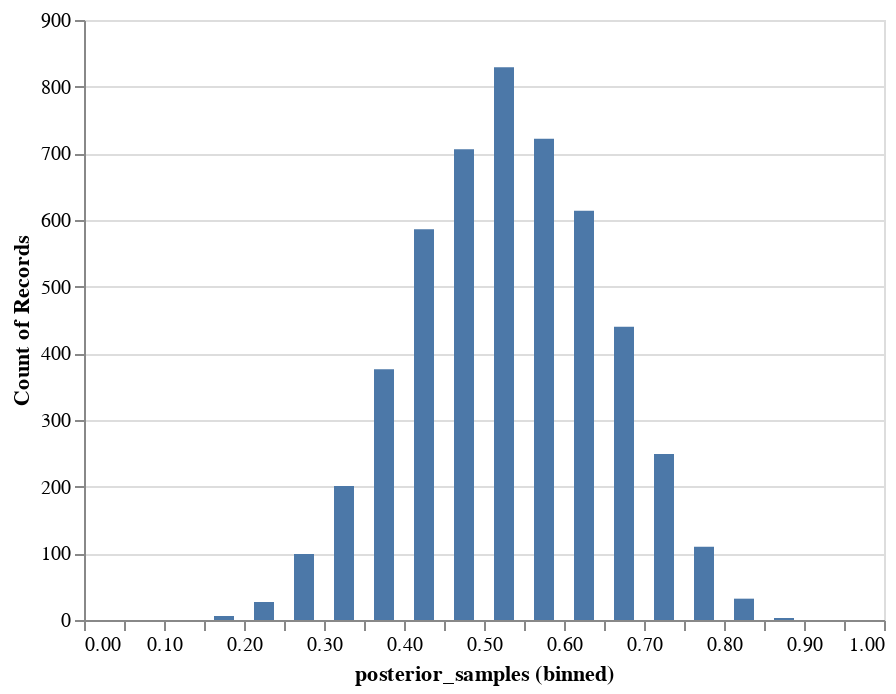

Notebook cell for this chart:
### Code cell
samples_source = pd.DataFrame({"posterior_samples": samples[:5000]})
alt.Chart(samples_source).mark_bar(size=10).encode(
    x=alt.X("posterior_samples", bin=alt.BinParams(step=0.05, extent=[0, 1])),
    y="count()",
)

### Figure 1 — Vega-Lite specification as saved in the notebook (floating-point values rounded to 4 significant figures; data arrays with more than 128 entries replaced by an {"elided": "..."} marker saying what was removed)
{"$schema": "https://vega.github.io/schema/vega-lite/v4.17.0.json", "config": {"view": {"continuousHeight": 300, "continuousWidth": 400}}, "data": {"name": "data-be5cb6bdbf1d6634c569d08aabc97f58"}, "datasets": {"data-be5cb6bdbf1d6634c569d08aabc97f58": {"elided": "5000 records"}}, "encoding": {"x": {"bin": {"extent": [0, 1], "step": 0.05}, "field": "posterior_samples", "type": "quantitative"}, "y": {"aggregate": "count", "type": "quantitative"}}, "mark": {"size": 10, "type": "bar"}}
